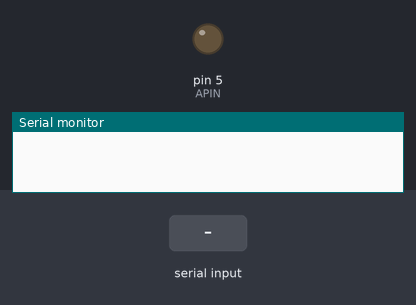
Bench run of a sketch on a simulated Arduino Uno, built with avr-gcc and run on an emulated ATmega328P. Parts: output pins drawn as LEDs (lit = HIGH), the last lines printed to the serial monitor. Inputs (shaded band) come from the test bench.

Above: at 1.2 s.
1.3 s: "90,45\n" received over Serial
At 3.5 s:
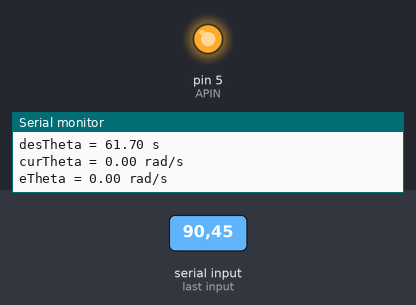
Timing chart, 0 to 5.0 s (numbered marks = the images above; inputs shaded):
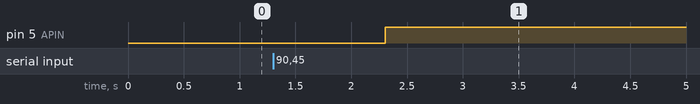

The sketch:

speed_test.ino
```cpp
#include <time.h>

//pin definitions
#define APIN 5
#define BPIN 6
#define IRPIN 10

//global variables
#define PERCPWM_RATIO 2.55  //Serial input PWM percentage to analogwrite
#define RADPWM_RATIO (255/68.7)  //rad/s to analogwrite
#define TC 500  //500 ms
#define KP 30    //gain
volatile unsigned long t0;
volatile unsigned long t1;
volatile unsigned long t_delta[4];
volatile float desTheta = 0;
volatile float eTheta = 0;
volatile float avg_t_delta;
volatile int i_delta = 0;
volatile float curTheta = 0;
volatile int input = 0;


//data structure for speed and direction of motor
struct Velocity {
  int spd, dir;
};

void setup() {
  // put your setup code here, to run once:
  pinMode(APIN, OUTPUT);
  //pinMode(BPIN, OUTPUT);
  pinMode(IRPIN, INPUT);
  attachInterrupt(IRPIN, infraredISR, RISING);
  Serial.begin(9600);
}

void loop() {
  // put your main code here, to run repeatedly:
  Velocity vel;
  int tick = millis();
  if (Serial.available() > 0){  //check if data is received from serial
    String curString = Serial.readString(); //data is a string
    char curChar[curString.length()+1];
    strcpy(curChar, curString.c_str());     //convert string to char array
    int curNum = atoi(curChar);             //returns exact int send by user
    vel = motor_convertSpeed(curNum);
    desTheta = vel.spd/RADPWM_RATIO;
    Serial.print("desTheta = ");
    Serial.print(desTheta);
    Serial.print(" s\n");
    Serial.print("curTheta = ");
    Serial.print(curTheta);
    Serial.print(" rad/s\n");
    Serial.print("eTheta = ");
    Serial.print(eTheta);
    Serial.print(" rad/s\n");
    //Serial.print("input = ");
    //Serial.print(input);
    //Serial.print("\n");
  }

  avg_t_delta = average();
  //Serial.print("average time delta = ");
  //Serial.print(avg_t_delta);
  //Serial.print("\n");
  if (NULL != avg_t_delta){
    curTheta = ((1/((float)3.14159))/(avg_t_delta/1000000));
  }
  eTheta = desTheta - curTheta;
  int input = KP*eTheta*RADPWM_RATIO;
  if(255 < input){
    input = 255;
  }
  else if(0 > input){
    input = 0;
  }
  analogWrite(APIN, input);
  int tock = millis();
  //delay(TC - (tock - tick));
}

//for averaging the t_delta array
unsigned long average(){
  unsigned long sum = 0;
  for (int i = 0 ; i <= 3 ; i++){
    if(NULL != t_delta[i]){
      sum += t_delta[i];
    }
  }
  sum = sum/4;
  //Serial.print("average time = ");
  //Serial.print(sum);
  //Serial.print("\n");
  return sum;
}


// converting the serial input to a velocity for analog read
Velocity motor_convertSpeed(int curNum){
  int dir;
  if ( 0 <= curNum){
    if ( 100 < curNum) {
      curNum = 100;
    }
    dir = 0;
  }
  else{
    if ( -100 > curNum) {
      curNum = -100;
    }
    dir = 1;
    curNum = -curNum;
  }
  float spd = (float)curNum*PERCPWM_RATIO;
  Velocity vel;
  vel.spd = (int)spd;
  vel.dir = dir;
  return vel;
}


//Interrupt for the infrared sensor.
void infraredISR(){
  if(NULL != t0){
    t1 = micros();
    t_delta[i_delta] = t1 - t0;
    t0 = t1;
  }
  else{
    t0 = micros();
  }
  i_delta = i_delta + 1;
  if(3 < i_delta){
    i_delta = 0;
  }
}
```

Measured:
- after the input at 1.3 s, pin 5 (APIN): LOW → HIGH after 1.0 s
